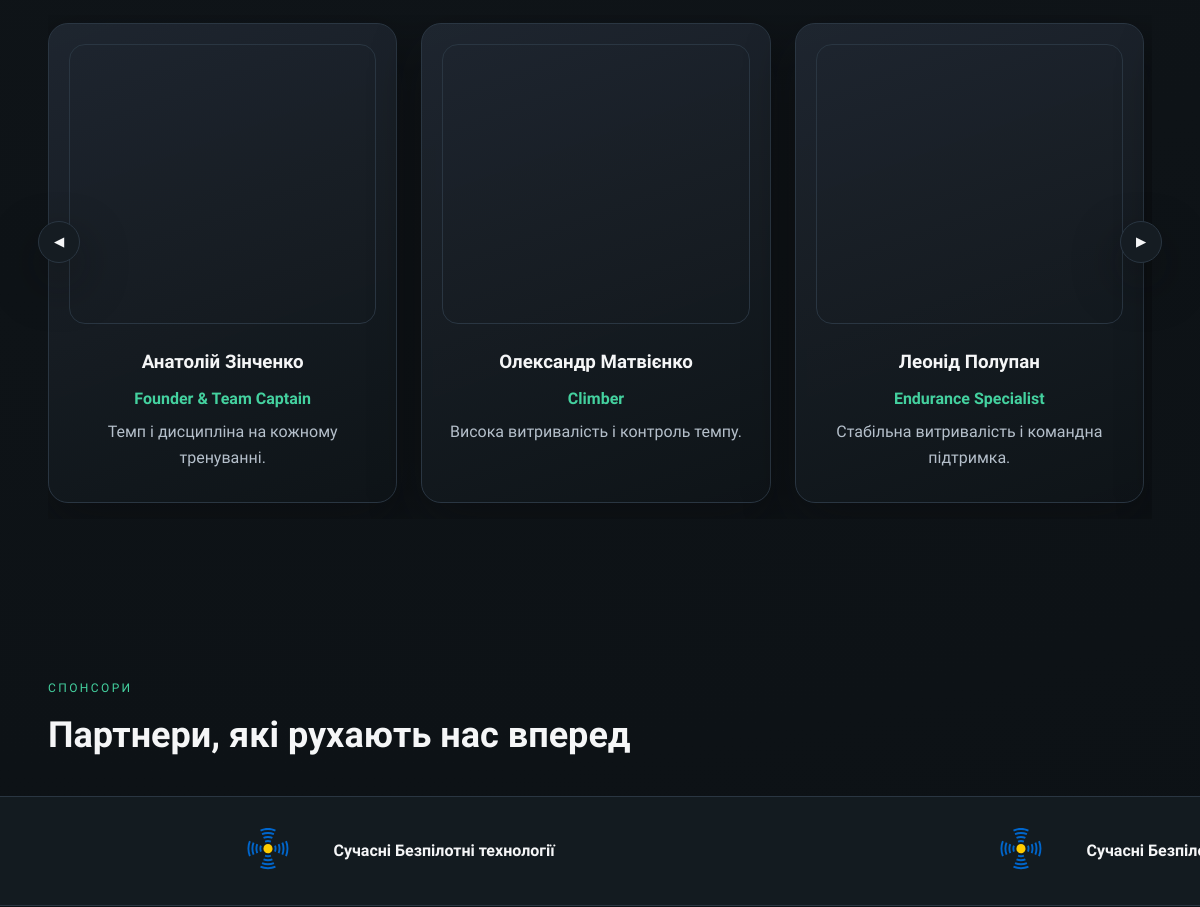
The app's page / (middle part), older data.
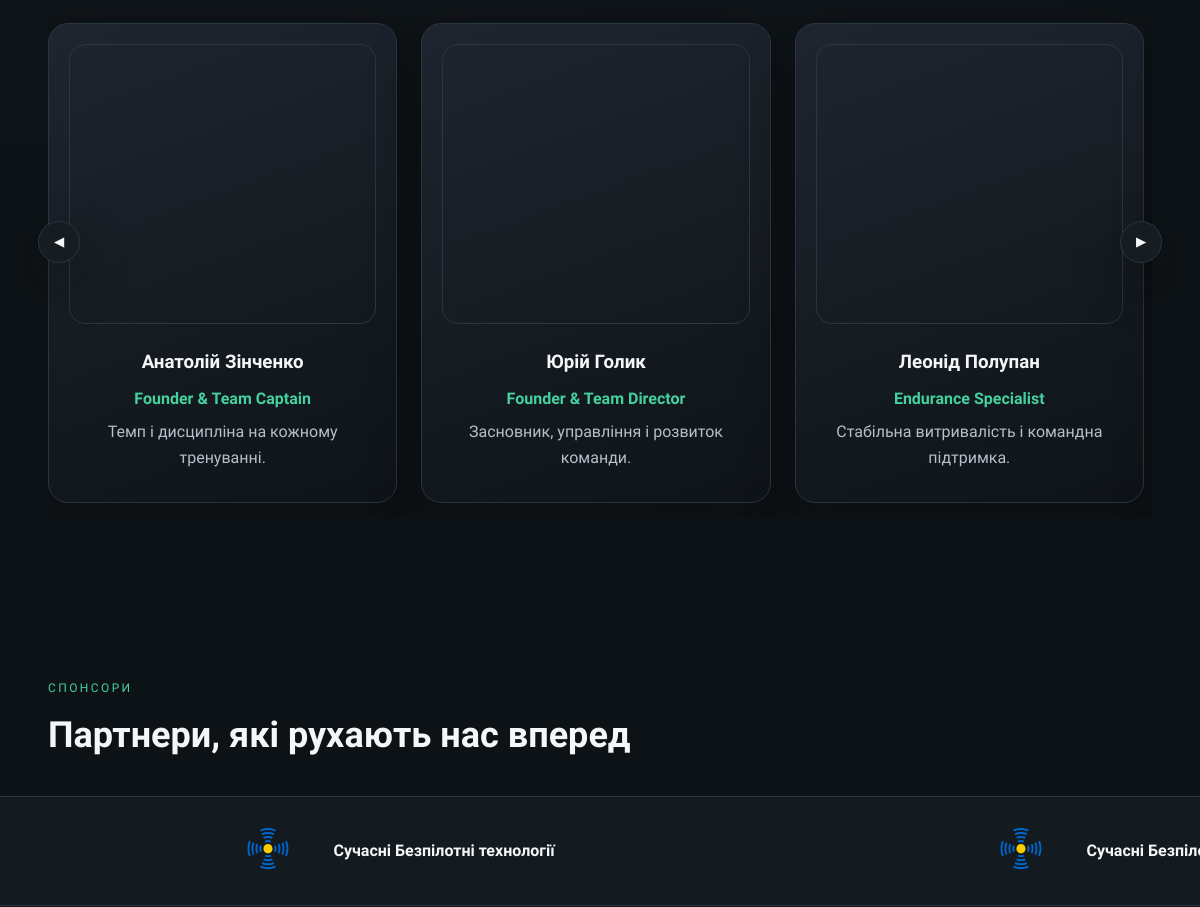
The same page, newer data.
### core/models.py (models this page shows, shortened)
class TeamMember(models.Model):
    first_name = models.CharField(max_length=100)
    last_name = models.CharField(max_length=100)
    role_title = models.CharField(max_length=150)
    bio = models.CharField(max_length=300)
    photo = models.ImageField(upload_to="team", blank=True, null=True)
    instagram_url = models.URLField(blank=True)
    sort_order = models.PositiveIntegerField(default=0)
    is_active = models.BooleanField(default=True)
    class Meta:
        ordering = ["sort_order", "last_name"]

class Sponsor(models.Model):
    name = models.CharField(max_length=200)
    logo = models.ImageField(upload_to="sponsors", blank=True, null=True)
    url = models.URLField(blank=True)
    sort_order = models.PositiveIntegerField(default=0)
    is_active = models.BooleanField(default=True)
    class Meta:
        ordering = ["sort_order", "name"]

### core/views.py (the view)
# urls.py: path("", views.landing_page, name="landing"),
def landing_page(request):
    trainings = Training.objects.filter(is_active=True).order_by("sort_order", "start_time")
    members = TeamMember.objects.filter(is_active=True).order_by("sort_order", "last_name")
    sponsors = Sponsor.objects.filter(is_active=True).order_by("sort_order", "name")
    context = {
        "page": "landing",
        "trainings": trainings,
        "members": members,
        "sponsors": sponsors,
        "today": date.today(),
    }
    return render(request, "site.html", context)

### core/models.py (called while the page is built)
    @property
    def strava_route_id(self):
        if not self.strava_embed_url:
            return ""
        match = re.search(r"/routes/(\d+)", self.strava_embed_url)
        return match.group(1) if match else ""

    @property
    def strava_route_url(self):
        if self.strava_route_id:
            return f"https://www.strava.com/routes/{self.strava_route_id}"
        return self.strava_embed_url

### templates/site.html (shortened to what this page needs)
<!DOCTYPE html>
{% load static %}
<html lang="uk">
<head>
    <link rel="stylesheet" href="/static/css/styles.css" />
</head>
<body>
    <main>
        {% if page == "landing" %}
        <section class="section" id="members">
            <div class="container">
                <div class="carousel" data-carousel="members">
                    <button class="carousel-control prev" type="button" aria-label="Previous members">◀</button>
                    <div class="carousel-track" tabindex="0">
                        {% for member in members %}
                        <article class="card member-card">
                            {% if member.sort_order == 1 %}
                            <img class="member-photo" src="{% static 'images/team/polivoda.webp' %}" alt="{{ member.first_name }} {{ member.last_name }}" loading="lazy" decoding="async" />
                            {% elif member.sort_order == 2 %}
                            <img class="member-photo" src="{% static 'images/team/tolik.webp' %}" alt="{{ member.first_name }} {{ member.last_name }}" loading="lazy" decoding="async" />
                            {% elif member.sort_order == 3 %}
                            <img class="member-photo" src="{% static 'images/team/yuriy.webp' %}" alt="{{ member.first_name }} {{ member.last_name }}" loading="lazy" decoding="async" />
                            {% elif member.sort_order == 4 %}
                            <img class="member-photo" src="{% static 'images/team/ros.webp' %}" alt="{{ member.first_name }} {{ member.last_name }}" loading="lazy" decoding="async" />
                            {% elif member.sort_order == 5 %}
                            <img class="member-photo" src="{% static 'images/team/leonid.webp' %}" alt="{{ member.first_name }} {{ member.last_name }}" loading="lazy" decoding="async" />
                            {% elif member.sort_order == 6 %}
                            <img class="member-photo" src="{% static 'images/team/sasha_gr.webp' %}" alt="{{ member.first_name }} {{ member.last_name }}" loading="lazy" decoding="async" />
                            {% elif member.sort_order == 7 %}
                            <img class="member-photo" src="{% static 'images/team/sasha.webp' %}" alt="{{ member.first_name }} {{ member.last_name }}" loading="lazy" decoding="async" />
                            {% elif member.photo %}
                            <img class="member-photo" src="{{ member.photo.url }}" alt="{{ member.first_name }} {{ member.last_name }}" loading="lazy" decoding="async" />
                            {% else %}
                            <div class="member-photo placeholder" aria-hidden="true">
                                <span>{{ member.first_name|slice:":1" }}{{ member.last_name|slice:":1" }}</span>
                            </div>
                            {% endif %}
                            <h3>{{ member.first_name }} {{ member.last_name }}</h3>
                            <p class="role">{{ member.role_title }}</p>
                            <p class="bio">{{ member.bio }}</p>
                        </article>
                        {% empty %}
                        <p>Додайте учасників команди у панелі адміністратора.</p>
                        {% endfor %}
                    </div>
                    <button class="carousel-control next" type="button" aria-label="Next members">▶</button>
                </div>
            </div>
        </section>
        <section class="section" id="sponsors">
            <div class="container">
                <div class="section-header">
                    <p class="eyebrow">Спонсори</p>
                    <h2>Партнери, які рухають нас вперед</h2>
                </div>
            </div>
            <div class="ticker" aria-label="Sponsors ticker">
                <div class="ticker-track">
                    {% for _ in "1234" %}
                    {% for sponsor in sponsors %}
                    <div class="ticker-item">
                        {% if sponsor.name == "Creative States" %}
                        <img class="sponsor-logo" src="{% static 'images/sponsors/creative_states_logos.webp' %}" alt="{{ sponsor.name }}" loading="lazy" decoding="async" />
                        {% elif sponsor.name == "Сучасні Безпілотні технології" %}
                        <img class="sponsor-logo sponsor-logo-sbt" src="{% static 'images/sponsors/sbt.svg' %}" alt="{{ sponsor.name }}" />
                        <span>{{ sponsor.name }}</span>
                        {% elif sponsor.name == "Sportunite" %}
                        <img class="sponsor-logo sponsor-logo-su" src="{% static 'images/sponsors/sportunite.webp' %}" alt="{{ sponsor.name }}" loading="lazy" decoding="async" />
                        {% elif sponsor.logo %}
                        <img
                            class="sponsor-logo"
                            src="{{ sponsor.logo.url }}"
                            alt="{{ sponsor.name }}"
                        />
                        {% else %}
                        <span>{{ sponsor.name }}</span>
                        {% endif %}
                    </div>
                    {% endfor %}
                    {% endfor %}
                </div>
            </div>
        </section>
        {% endif %}
    </main>
</body>
</html>

### static/css/styles.css (style rules this page uses)
:root { --bg: #0f1418; --surface: #151c22; --surface-alt: #1b2430; --accent: #44d19f; --accent-dark: #2ea77c; --text: #f5f6f7; --muted: #b5c0cb; --stroke: #2a3642; --shadow: 0 20px 50px rgba(10, 12, 14, 0.45); }
* { box-sizing: border-box; margin: 0; padding: 0; }
html { scroll-behavior: smooth; -webkit-text-size-adjust: 100%; }
body { font-family: "Montserrat Alternates", "Montserrat", sans-serif; background: radial-gradient(circle at 20% 20%, #18222c 0%, #0f1418 45%, #0a0f13 100%); color: var(--text); line-height: 1.6; }
button, textarea { font-family: inherit; }
.container { width: min(1120px, 92vw); margin: 0 auto; }
.section { padding: 80px 0; }
.section-header { margin-bottom: 32px; }
.section-header h2 { font-family: "Montserrat Alternates", sans-serif; font-size: clamp(1.8rem, 3vw, 2.6rem); margin-top: 8px; }
.eyebrow { text-transform: uppercase; letter-spacing: 0.2em; color: var(--accent); font-size: 0.75rem; }
.carousel { position: relative; }
.carousel-track { display: grid; grid-auto-flow: column; grid-auto-columns: minmax(260px, 1fr); gap: 24px; overflow-x: auto; padding: 8px 4px 16px; scroll-snap-type: x mandatory; scrollbar-width: none; }
.carousel[data-carousel="members"] .carousel-track { grid-auto-columns: calc((100% - 48px) / 3); }
.carousel-track > * { scroll-snap-align: start; }
.carousel-control { position: absolute; top: 45%; transform: translateY(-50%); background: var(--surface); border: 1px solid var(--stroke); color: var(--text); width: 42px; height: 42px; border-radius: 50%; cursor: pointer; display: grid; place-items: center; box-shadow: var(--shadow); transition: transform 0.2s ease, background 0.2s ease; }
.carousel-control.prev { left: -10px; }
.carousel-control.next { right: -10px; }
.card { background: linear-gradient(160deg, rgba(32, 40, 50, 0.9), rgba(15, 20, 24, 0.95)); border: 1px solid var(--stroke); border-radius: 20px; padding: 20px; box-shadow: var(--shadow); min-height: 100%; }
.card h3 { font-family: "Montserrat Alternates", sans-serif; margin: 12px 0 8px; }
.member-card { display: flex; flex-direction: column; height: 100%; text-align: center; }
.member-photo { width: 100%; height: 280px; display: block; border-radius: 16px; object-fit: cover; margin-bottom: 12px; border: 1px solid var(--stroke); }
.role { color: var(--accent); font-weight: 600; }
.bio { color: var(--muted); margin: 8px 0 12px; }
.ticker { overflow: hidden; border-top: 1px solid var(--stroke); border-bottom: 1px solid var(--stroke); background: rgba(21, 28, 34, 0.9); }
.ticker-track { display: flex; width: max-content; gap: 56px; flex-wrap: nowrap; animation: marquee 12s linear infinite; will-change: transform; }
.ticker-item { display: flex; align-items: center; gap: 12px; font-weight: 600; color: var(--text); white-space: nowrap; }
.ticker-item .sponsor-logo { height: 32px; object-fit: contain; }
.ticker-item .sponsor-logo-su { height: 108px; }
.ticker-item .sponsor-logo-sbt { height: 64px; }

Row changes from the older to the newer data that the page shows:
changed TeamMember: first_name "Олександр" → "Юрій"; last_name "Матвієнко" → "Голик"; role_title "Climber" → "Founder & Team Director"; bio "Висока витривалість і контроль темпу." → "Засновник, управління і розвиток команди."
